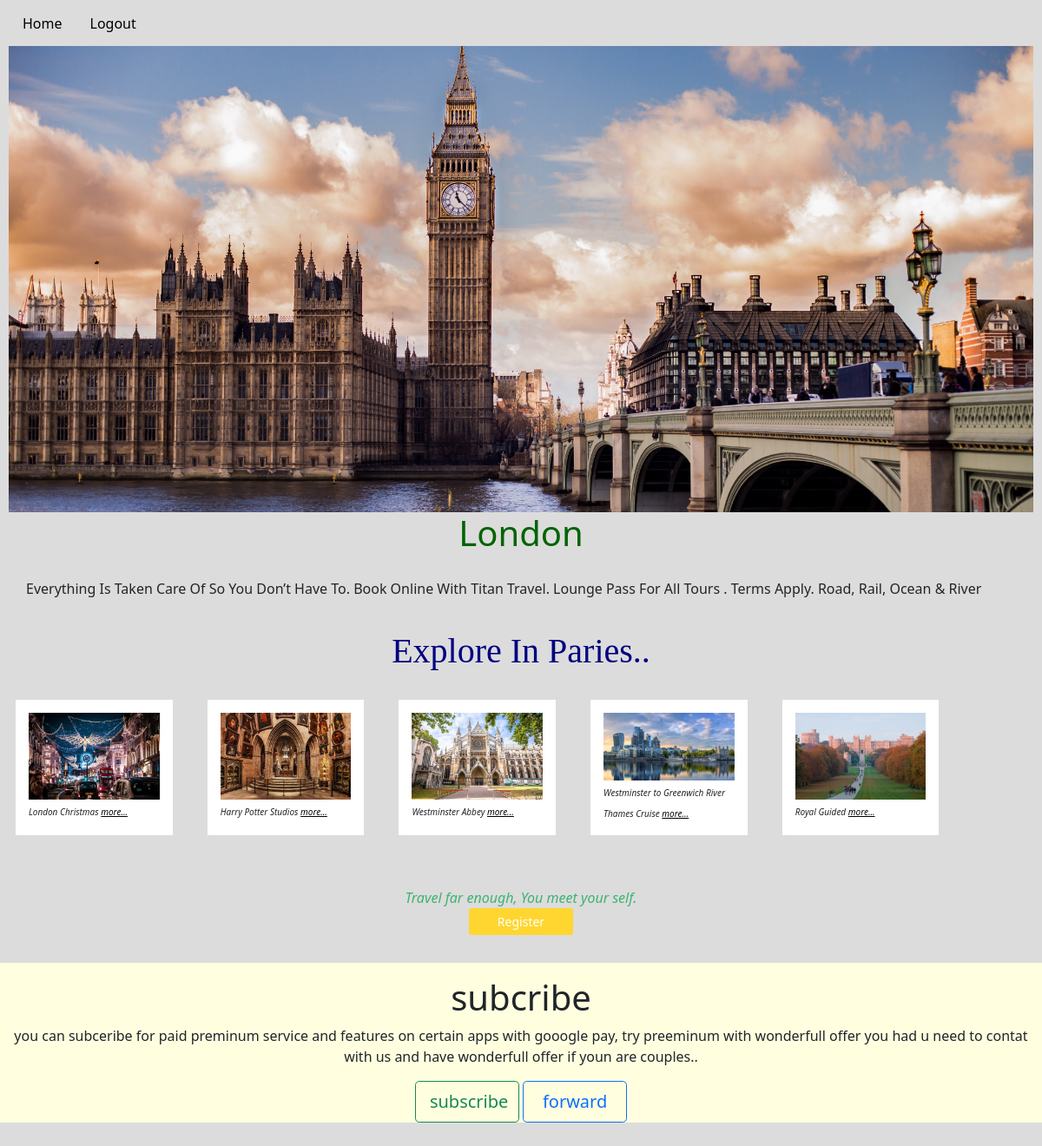
/tra_des/2, run on the app's committed database.
### travelling/models.py (models this page shows)
class Destination_details(models.Model):
    des_place=models.CharField(max_length=200)
    des_img=models.ImageField(upload_to='media')
    des_img2=models.ImageField(upload_to='media')
    place_descrip=models.TextField(max_length=2000)
    price=models.IntegerField()
    img1 = models.ImageField(upload_to='media')
    name1 = models.CharField(max_length=200)
    des1 = models.TextField(max_length=1000)
    img2 = models.ImageField(upload_to='media')
    name2 = models.CharField(max_length=200)
    des2 = models.TextField(max_length=1000)
    img3 = models.ImageField(upload_to='media')
    name3 = models.CharField(max_length=200)
    des3 = models.TextField(max_length=1000)
    img4 = models.ImageField(upload_to='media')
    name4 = models.CharField(max_length=200)
    des4 = models.TextField(max_length=1000)
    img5 = models.ImageField(upload_to='media')
    name5 = models.CharField(max_length=200)
    des5 = models.TextField(max_length=1000)

### travelling/views.py (the view)
# urls.py: path('tra_des/<pk>',views.Tra_des, name='tra_des'),
def Tra_des(request,pk):
    instance = Destination_details.objects.get(pk=pk)
    instance2 = VisitPlace.objects.all()
    return render(request, 'traveler_descri.html', {'instane':instance, 'instane2':instance2})

### templates/traveler_descri.html (shortened to what this page needs)
{% load static %}
<!DOCTYPE html>
<html lang="en">
<head>
  <link href="https://cdn.jsdelivr.net/npm/bootstrap@5.0.2/dist/css/bootstrap.min.css" rel="stylesheet">
</head>
<body>
  <div class='nav'>
    <h6><a class="nav-link active" style="color:Black;" aria-current="page" href="{% url 'home' %}">Home</a></h6>
    <h6><a class="nav-link" style="color:Black;" href="{% url 'logout' %}">Logout</a></h6>
  </div>
  <div class="responsive ">
    <div class="col-lg-12 img ">
      <img src="{{ instane.des_img2.url }}" style="width: 100%;">
      <h1 style="text-align: center; color: DarkGreen;">{{instane.des_place}}</h1>
        <p style="text-align: left;  padding:20px;">{{instane.place_descrip}}</i>
        </div>
  </div>
  <h1 style="  font-size: 40px ; font-family: cursive; text-align: center; color:navy;"> Explore In Paries..</h1>
  <div class="row lg-12 pt-2 my-2 ">
    <div class="column pt-2 my-2 " style="animation-play-state:running;padding:20px;">
      <div class="content ">
       <img src="{{ instane.img1.url }}"
         style="width: 100%;">
         <i style="font-style: oblique; font-size:10px;line-height:1;">{{instane.name1}}
         <a href="{% url 'place_descri' instane.id %}" style="color:Black;">more...</a>  </i>
       </div>
     </div>
     <div class="column pt-2 my-2 " style="animation-play-state:running;padding:20px;">
      <div class="content ">
       <img src="{{ instane.img2.url }}"
         style="width: 100%;">
         <i style="font-style: oblique; font-size:10px;line-height:1;">{{instane.name2}}
         <a href="{% url 'place_descri' instane.id %}" style="color:Black;">more...</a>  </i>
       </div>
     </div>
     <div class="column pt-2 my-2 " style="animation-play-state:running;padding:20px;">
      <div class="content ">
       <img src="{{ instane.img3.url }}"
         style="width: 100%;">
         <i style="font-style: oblique; font-size:10px;line-height:1;">{{instane.name3}}
         <a href="{% url 'place_descri' instane.id %}" style="color:Black;">more...</a>  </i>
       </div>
     </div>
     <div class="column pt-2 my-2 " style="animation-play-state:running;padding:20px;">
      <div class="content ">
       <img src="{{ instane.img4.url }}"
         style="width: 100%;">
         <i style="font-style: oblique; font-size:10px;line-height:1;">{{instane.name4}}
         <a href="{% url 'place_descri' instane.id %}" style="color:Black;">more...</a>  </i>
       </div>
     </div>
     <div class="column pt-2 my-2 " style="animation-play-state:running;padding:20px;">
      <div class="content ">
       <img src="{{ instane.img5.url }}"
         style="width: 100%;">
         <i style="font-style: oblique; font-size:10px;line-height:1;">{{instane.name5}}
         <a href="{% url 'place_descri' instane.id %}" style="color:Black;">more...</a>  </i>
       </div>
     </div>
     <div class="col-lg-12 pt-3 my-3" style="text-align:center">
      <i style="font-style: oblique; color:MediumSeaGreen">Travel far enough, You meet your self.</i><br>
      <a href="{% url 'formpage' %}" button type="submit" class="btn btn-sm" style="width:120px;background-color:#FFD630; color:white;"  name="Register">Register</button></a>
    </div>
    <div class="col-lg-12 pt-3 my-3" style="background-color:LightYellow; text-align:center;">
      <h1>subcribe</h1>
      <p> you can subceribe for paid preminum service and features on certain apps with gooogle pay,
        try preeminum with wonderfull offer you had
        u need to contat with us and have wonderfull offer if youn are couples..
      </p>
      <button type="subcribe" class="btn btn-outline-success btn-lg" name="subscribe" style="width:120px;text-align: center;">subscribe</button>
      <button type="forewared" class="btn btn-outline-primary btn-lg" name="forward" style="width:120px; text-align: center;">forward</button>
    </div>
  </div>
</body>
</html>

### templates/traveler_descri.html (style rules this page uses)
body { background-color:Gainsboro; padding: 10px; }
div { display:block; unicode-bidi:isolated }
* { box-sizing: border-box; }
.content { background-color: white; padding: 15px; width:100%; height:100%; text-align:left; }
.column { float: left; width: 18.33%; padding:20px; }

### data on the page
Destination_details: des_img2 (picture), des_place "London", place_descrip "Everything Is Taken Care Of So You Don’t Have To. Book Online With Titan Travel. Lounge Pass For All Tours . Terms Apply. Road, Rail, Ocean & River", img1 (picture), name1 "London Christmas", img2 (picture), name2 "Harry Potter Studios", img3 (picture), name3 "Westminster Abbey", img4 (picture), name4 "Westminster to Greenwich River Thames Cruise", img5 (picture), name5 "Royal Guided"
